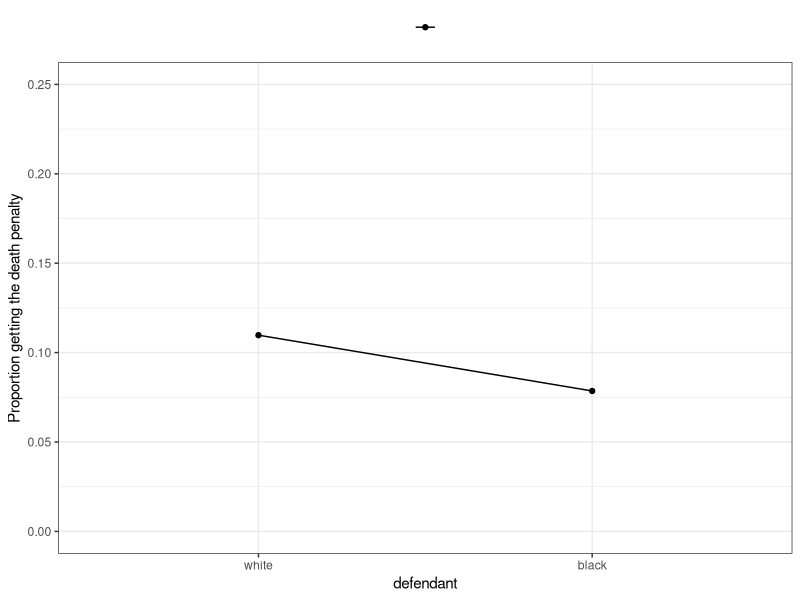
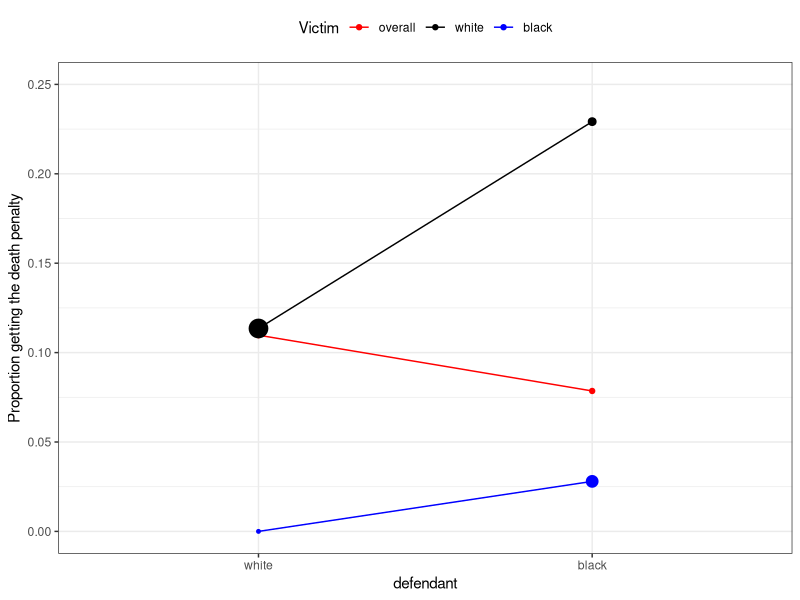

The R source for these figures, in order: (Note: this script raises an error after producing the figures.)
library(tidyverse)

death_penalty <- tibble(victim = factor(rep(c("white", "black"), each = 2),
                                        levels = c("white", "black")),
                        defendant = factor(rep(c("white", "black"), times = 2),
                                           levels = c("white", "black")),
                        death_penalty = c(53, 11, 0, 4),
                        no_death_penalty = c(414, 37, 16, 139)) %>%
  gather(key = "verdict", value = "n", death_penalty, no_death_penalty)

without_victim <- death_penalty %>%
  count(verdict, defendant, wt = n) %>%
  group_by(defendant) %>%
  mutate(prop = n/sum(n)) %>%
  filter(verdict == "death_penalty") %>%
  ggplot(aes(x = defendant,
             y = prop,
             color = "overall")) +
    geom_point() +
    geom_line(aes(group = 1)) +
    scale_y_continuous("Proportion getting the death penalty", limits = c(0, 0.25)) +
    scale_color_manual("", values = "black", labels = "") +
    theme_bw() +
    theme(legend.position = "top")

with_victim <- death_penalty %>%
  count(verdict, defendant, wt = n) %>%
  group_by(defendant) %>%
  mutate(total = sum(n),
         prop = n/total) %>%
  filter(verdict == "death_penalty") %>%
  mutate(victim = factor("overall",
                         levels = c("overall", "white", "black"))) %>%
  ggplot(aes(x = defendant,
             y = prop,
             color = victim)) +
    geom_point() +
    geom_line(aes(group = 1)) +
    geom_point(data = death_penalty %>%
                 group_by(defendant, victim) %>%
                 mutate(total = sum(n),
                        prop = n/total) %>%
                 filter(verdict == "death_penalty"),
               aes(x = defendant,
                   y = prop,
                   size = total)) +
    geom_line(data = death_penalty %>%
                group_by(defendant, victim) %>%
                mutate(total = sum(n),
                       prop = n/total) %>%
                filter(verdict == "death_penalty"),
              aes(x = defendant,
                  y = prop,
                  group = victim)) +
    scale_y_continuous("Proportion getting the death penalty", limits = c(0, 0.25)) +
    scale_color_manual("Victim", values = c("red", "black", "blue")) +
    guides(size = "none") +
    theme_bw() +
    theme(legend.position = "top")

without_victim
with_victim


logistic <- glm(data = death_penalty %>%
      mutate(verdict = as.numeric(verdict == "death_penalty")),
    verdict ~ defendant, weights = n,
    family = "binomial")

logistic2 <- glm(data = death_penalty %>%
                  mutate(verdict = as.numeric(verdict == "death_penalty")),
                verdict ~ defendant + victim, weights = n,
                family = "binomial")

broom::tidy(logistic)
broom::tidy(logistic2)


BibOptions(check.entries = FALSE, bib.style = "authoryear", style = "text")
file.name <- system.file("Bib", "biblatexExamples.bib", package = "RefManageR")
bib <- ReadBib(file.name)

